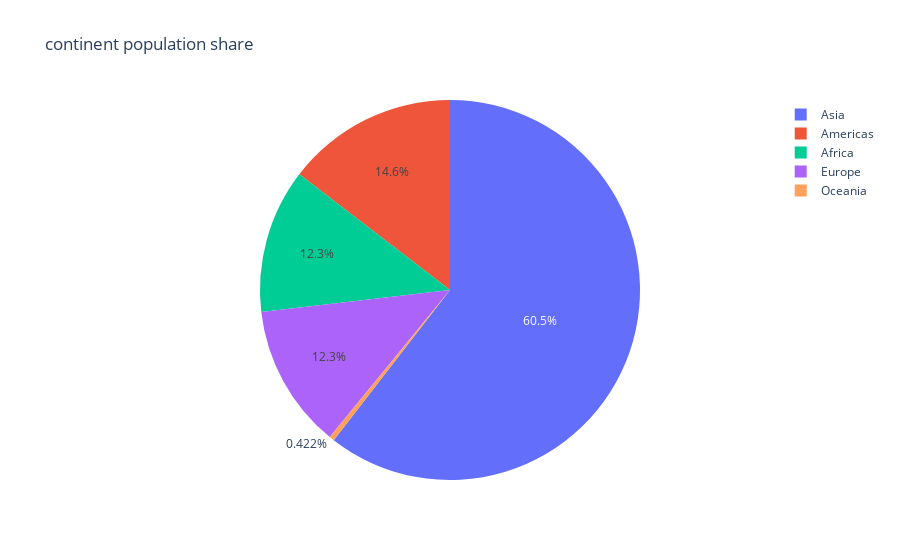

Notebook code for this chart:
### Code cell
# Pie chart
px.pie(df,names = 'continent', values = 'pop', title = 'continent population share')

### Figure 1 — Plotly figure (JSON) as saved in the notebook; plotly's stock layout.template omitted (floating-point values rounded to 4 significant figures; data arrays with more than 128 entries replaced by an {"elided": "..."} marker saying what was removed)
{"data": [{"domain": {"x": [0, 1], "y": [0, 1]}, "hovertemplate": "continent=%{label}<br>pop=%{value}<extra></extra>", "labels": {"elided": "1704 str values"}, "legendgroup": "", "name": "", "showlegend": true, "type": "pie", "values": {"elided": "1704 int values"}}], "layout": {"legend": {"tracegroupgap": 0}, "title": {"text": "continent population share"}}}
